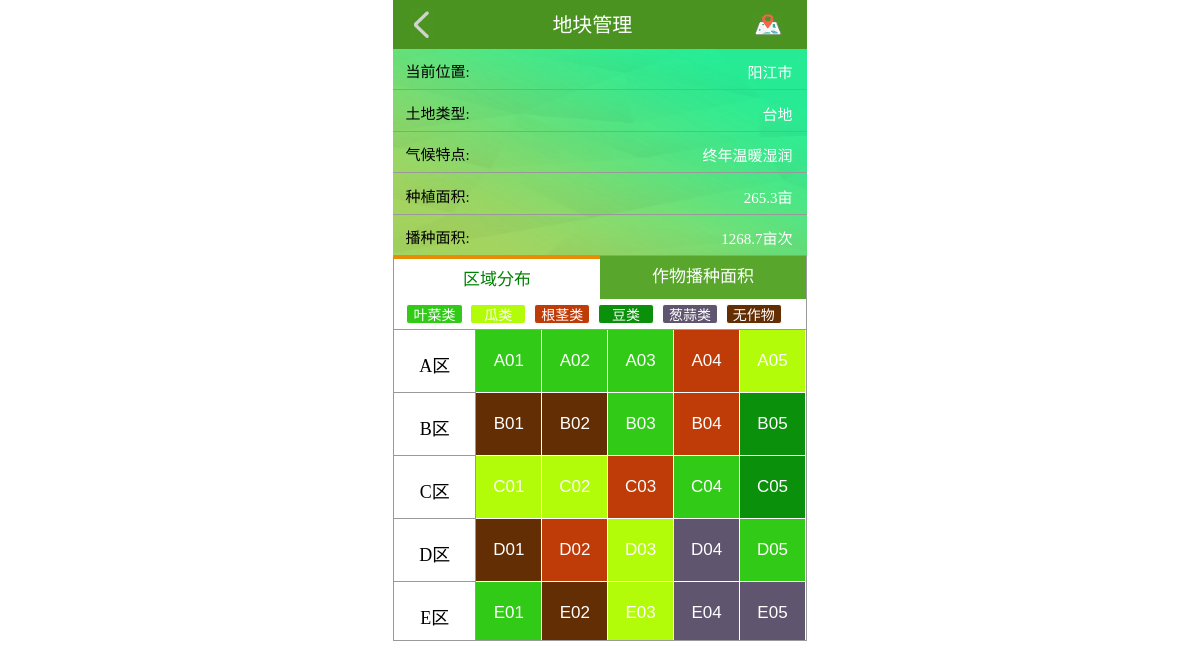
The app's page /resetregion.php with its own data.
### tables this page shows
CREATE TABLE `landmass_area` (
  `Id` int(11) NOT NULL AUTO_INCREMENT,
  `landmass_gps` varchar(255) DEFAULT NULL,
  `landtype` varchar(255) DEFAULT NULL,
  `climate` varchar(255) DEFAULT NULL,
  `plant_area` varchar(255) DEFAULT NULL,
  `sown_area` varchar(255) DEFAULT NULL,
  PRIMARY KEY (`Id`)
);

### resetregion.php (the view, shortened to what this page needs)
<!DOCTYPE html>
<html lang="en">
<head>
	<link rel="stylesheet" type="text/css" href="css/region.css">
</head>
<body>
	<div class="container">
		<div class="top">
			<div class="top_left">
				<a href="system.php"><img src="images/pre_logo.jpg" alt=""></a>
			</div>
			<div class="top_cen">
				<h2>地块管理</h2>
			</div>
			<div class="top_right">
				<img src="images/gps_logo.jpg" alt="" id="top_right_pic">
			</div>
		</div>
		<form action="function/resetregion_block.php" method="post">
			<div class="box" id="box0" style="display:block;">
				<div class="box_list">
					<ul class="box_list_left">
						<li>当前位置:</li>
						<li>土地类型:</li>
						<li>气候特点:</li>
						<li>种植面积:</li>
						<li>播种面积:</li>
					</ul>
					<ul class="box_list_right list_right_font">
						<li>
							<?php
								$link = mysqli_connect("localhost","root","123456","vegppm");
								mysqli_set_charset($link,"utf8");
								$sql = "select * from landmass_area where landmass_gps = '阳江市';";
								$result = mysqli_query($link,$sql);
								$row = mysqli_fetch_array($result,MYSQLI_ASSOC);
								echo $row["landmass_gps"];
							?>
						</li>
						<li>
							<?php
								$link1 = mysqli_connect("localhost","root","123456","vegppm");
								mysqli_set_charset($link1,"utf8");
								$sql1 = "select * from landmass_area where landmass_gps = '阳江市';";
								$result1 = mysqli_query($link1,$sql1);
								$row1 = mysqli_fetch_array($result1,MYSQLI_ASSOC);
								echo $row1["landtype"];
							?>
						</li>
						<li>
							<?php
								$link2 = mysqli_connect("localhost","root","123456","vegppm");
								mysqli_set_charset($link2,"utf8");
								$sql2 = "select * from landmass_area where landmass_gps = '阳江市';";
								$result2 = mysqli_query($link2,$sql2);
								$row2 = mysqli_fetch_array($result2,MYSQLI_ASSOC);
								echo $row2["climate"];
							?>
						</li>
						<li>
							<?php
								$link3 = mysqli_connect("localhost","root","123456","vegppm");
								mysqli_set_charset($link3,"utf8");
								$sql3 = "select * from landmass_area where landmass_gps = '阳江市';";
								$result3 = mysqli_query($link3,$sql3);
								$row3 = mysqli_fetch_array($result3,MYSQLI_ASSOC);
								echo $row3["plant_area"];
							?>
						</li>
						<li>
							<?php
								$link4 = mysqli_connect("localhost","root","123456","vegppm");
								mysqli_set_charset($link4,"utf8");
								$sql4 = "select * from landmass_area where landmass_gps = '阳江市';";
								$result4 = mysqli_query($link4,$sql4);
								$row4 = mysqli_fetch_array($result4,MYSQLI_ASSOC);
								echo $row4["sown_area"];
							?>
						</li>
					</ul>
				</div>
				<div class="box_content">
					<div class="box_content_nav">
						<span><b id="nav0" class="nonce">区域分布</b></span>
						<span><b id="nav1">作物播种面积</b></span>
					</div>
					<div class="box_content_con" id="content_con0" style="display:block;">
						<div class="box_content_con_tit">
							<p>
								<span style="background:#31CB17;">叶菜类</span>
								<span style="background:#B2FC0A;">瓜类</span>
								<span style="background:#BF3B08;">根茎类</span>
								<span style="background:#0A900A;">豆类</span>
								<span style="background:#5F556F;">葱蒜类</span>
								<span style="background:#642E05;">无作物</span>
							</p>
						</div>
						<div class="box_content_con_left">
							<ul>
								<li><h2>A区</h2></li>
								<li><h2>B区</h2></li>
								<li><h2>C区</h2></li>
								<li><h2>D区</h2></li>
								<li><h2>E区</h2></li>
							</ul>
						</div>
						<div class="box_content_con_right">
							<ul>
								<li onclick="onBtn(this)">
									<button class="leafbgcolor" value="A01">A01</button>
								</li>
								<li onclick="onBtn(this)">
									<button class="leafbgcolor" value="A02">A02</button>
								</li>
								<li onclick="onBtn(this)">
									<button class="leafbgcolor" value="A03">A03</button>
								</li>
								<li onclick="onBtn(this)">
									<button class="rootbgcolor" value="A04">A04</button>
								</li>
								<li onclick="onBtn(this)">
									<button class="melon" value="A05">A05</button>
								</li>
								<li onclick="onBtn(this)">
									<button class="nocrop" value="B01">B01</button>
								</li>
								<li onclick="onBtn(this)">
									<button class="nocrop" value="B02">B02</button>
								</li>
								<li onclick="onBtn(this)">
									<button class="leafbgcolor" value="B03">B03</button>
								</li>
								<li onclick="onBtn(this)">
									<button class="rootbgcolor" value="B04">B04</button>
								</li>
								<li onclick="onBtn(this)">
									<button class="peas" value="B05">B05</button>
								</li>
								<li onclick="onBtn(this)">
									<button class="melon" value="C01">C01</button>
								</li>
								<li onclick="onBtn(this)">
									<button class="melon" value="C02">C02</button>
								</li>
								<li onclick="onBtn(this)">
									<button class="rootbgcolor" value="C03">C03</button>
								</li>
								<li onclick="onBtn(this)">
									<button class="leafbgcolor" value="C04">C04</button>
								</li>
								<li onclick="onBtn(this)">
									<button class="peas" value="C05">C05</button>
								</li>
								<li onclick="onBtn(this)">
									<button class="nocrop" value="D01">D01</button>
								</li>
								<li onclick="onBtn(this)">
									<button class="rootbgcolor" value="D02">D02</button>
								</li>
								<li onclick="onBtn(this)">
									<button class="melon" value="D03">D03</button>
								</li>
								<li onclick="onBtn(this)">
									<button class="onion" value="D04">D04</button>
								</li>
								<li onclick="onBtn(this)">
									<button class="leafbgcolor" value="D05">D05</button>
								</li>
								<li onclick="onBtn(this)">
									<button class="leafbgcolor" value="E01">E01</button>
								</li>
								<li onclick="onBtn(this)">
									<button class="nocrop" value="E02">E02</button>
								</li>
								<li onclick="onBtn(this)">
									<button class="melon" value="E03">E03</button>
								</li>
								<li onclick="onBtn(this)">
									<button class="onion" value="E04">E04</button>
								</li>
								<li onclick="onBtn(this)">
									<button class="onion" value="E05">E05</button>
								</li>
							</ul>
						</div>
					</div>
				</div>
			</div>
		</form>
	</div>
</body>
</html>

### css/region.css (style rules this page uses)
* { padding:0px; margin:0px auto; box-sizing:border-box; }
.container { width:100%; max-width:414px; max-height:700px; height:700px; }
.top { width:100%; height:7%; float:left; padding:2% 4%; z-index:9999; position:relative; background:#4B9321; }
.top_left { width:8%; height:100%; float:left; }
.top_left a { display:block; width:100%; height:100%; }
.top_left a img { width:80%; height:100%; }
.top_cen { width:80%; height:100%; float:left; }
.top_cen h2 { width:100%; height:100%; line-height:170%; text-align:center; font-weight:normal; font-size:20px; font-family:"sans-serif"; color:#ffffff; }
.top_right { width:12%; height:100%; float:left; padding:1% 2%; z-index:8888; }
.top_right img { display:block; width:100%; height:100%; }
form { width:100%; height:92%; }
.box { width:100%; height:92%; float:left; }
.box_list { width:100%; height:35%; float:left; background:url("../images/b6.jpg") no-repeat; background-size:100% 100%; }
.box_list_left { width:50%; height:100%; list-style:none; float:left; }
.box_list_right { width:50%; height:100%; list-style:none; float:right; text-align:right; }
.box_list_left li { width:100%; height:20%; line-height:30px; float:left; padding:4% 6%; font-size:15px; border-bottom:1px solid #999999; }
.list_right_font li { width:100%; height:20%; line-height:37px; float:left; padding:3% 7%; font-size:15px; border-bottom:1px solid #999999; color:#ffffff; }
.box_content { width:100%; height:65%; float:left; border-left:1px solid #999999; border-right:1px solid #999999; border-bottom:1px solid #999999; }
.box_content_nav { width:100%; height:11%; float:left; background:#58A72C; }
.box_content_nav span { display:inline-block; float:left; width:50%; height:100%; text-align:center; line-height:250%; font-size:17px; font-family:"sans-serif"; color:#ffffff; }
.box_content_nav span b { display:block; width:100%; height:100%; z-index:30; overflow:hidden; position:relative; font-weight:normal; cursor:pointer; }
.box_content_nav span b.nonce { background-color:#ffffff; color:green; z-index:50; font-weight:normal; font-family:"sans-serif"; border-top:3px solid #E88B05; }
.box_content_con { width:100%; height:89%; float:left; overflow:hidden; }
.box_content_con_tit { width:100%; height:9%; float:left; }
.box_content_con_tit p { display:inline-block; width:100%; height:100%; font-size:14px; color:#ffffff; overflow:hidden; padding:1.2% 3%; }
.box_content_con_tit p span { display:inline-block; width:14.5%; height:100%; line-height:150%; text-align:center; float:left; margin-right:2%; border-radius:3px; border:1px solid; overflow:hidden; }
.box_content_con_left { width:20%; height:90%; float:left; border-top:1px solid #999999; }
.box_content_con_left ul { width:100%; height:100%; float:left; list-style:none; background:#ffffff; }
.box_content_con_left ul li { width:100%; height:20.5%; line-height:65px; border-right:1px solid #999999; border-bottom:1px solid #999999; }
.box_content_con_left ul li h2 { display:block; text-align:center; font-family:"sans-serif"; font-weight:normal; font-size:18px; }
.box_content_con_right { width:80%; height:90%; float:left; border-top:1px solid #999999; }
.box_content_con_right ul { width:100%; height:100%; float:left; list-style:none; }
.box_content_con_right ul { width:100%; height:100%; }
.box_content_con_right ul li { width:20%; height:20.5%; line-height:60px; float:left; cursor:pointer; border-right:1px solid #ffffff; border-bottom:1px solid #ffffff; }
.box_content_con_right ul li button { width:100%; height:100%; font-size:17px; text-align:center; color:#ffffff; }
.leafbgcolor { background:#31CB17; }
.rootbgcolor { background:#BF3B08; }
.melon { background:#B2FC0A; }
.nocrop { background:#642E05; }
.peas { background:#0A900A; }
.onion { background:#5F556F; }
.box_content_con_right ul li button { display:block; width:100%; height:100%; border:0px solid; color:#ffffff; text-decoration:none; font-size:17px; }
.box_content_con h2 { display:inline-block; width:100%; height:15%; padding:5% 4%; font-family:"sans-serif"; font-weight:normal; font-size:18px; }

### records on screen
landmass_area: landmass_gps "阳江市", landtype "台地", climate "终年温暖湿润", plant_area "265.3亩", sown_area "1268.7亩次"
